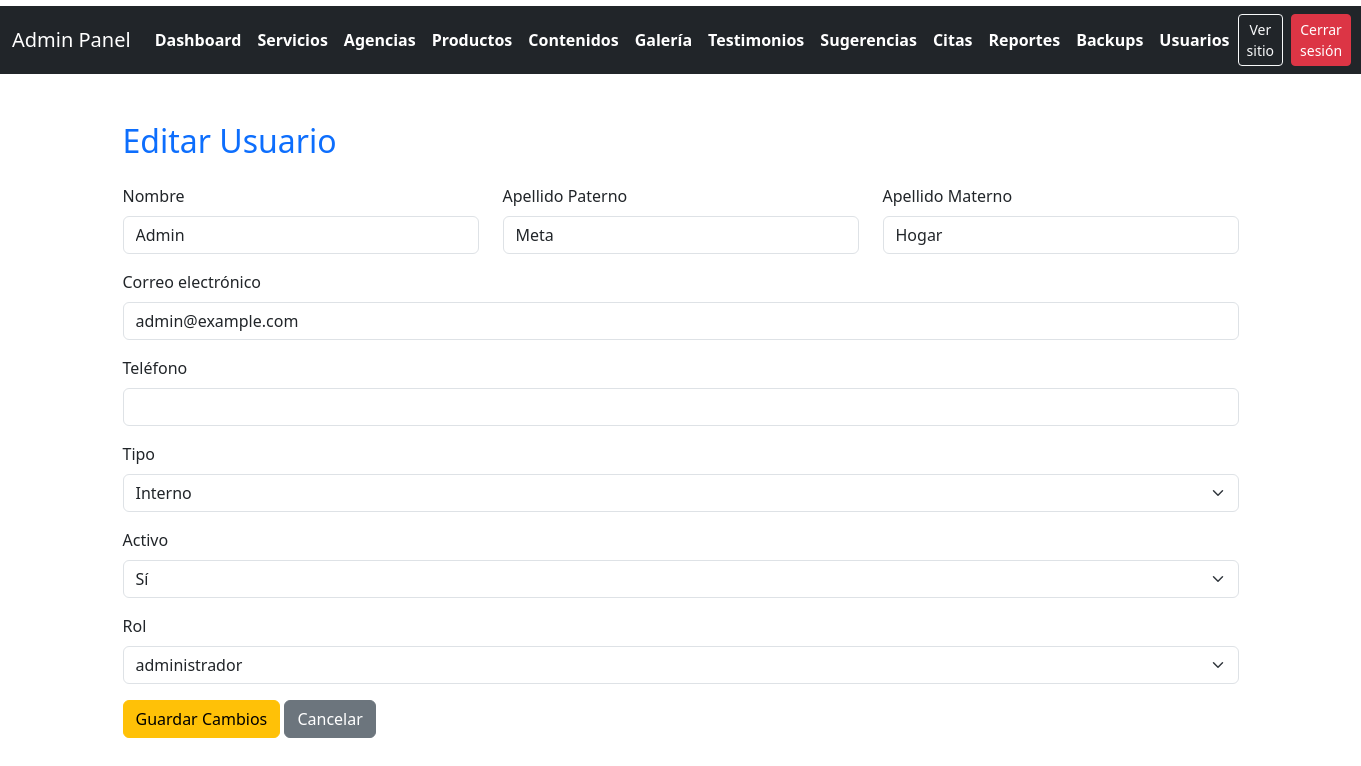
The page /public/admin/usuario_editar.php?id=1 on the database its author committed.
### tables this page shows
CREATE TABLE `usuario` (
  `idUsuario` int(11) NOT NULL,
  `Nombre` varchar(60) NOT NULL,
  `ApellidoP` varchar(60) NOT NULL,
  `ApellidoM` varchar(60) NOT NULL,
  `Email` varchar(100) NOT NULL,
  `PasswordHash` varchar(255) NOT NULL,
  `Telefono` varchar(25) NOT NULL,
  `FechaRegistro` datetime NOT NULL DEFAULT current_timestamp(),
  `Activo` tinyint(1) NOT NULL DEFAULT 1,
  `Tipo` varchar(45) NOT NULL,
  `FechaActualizacion` datetime DEFAULT NULL,
  `IntentosFallidos` int(11) NOT NULL DEFAULT 0,
  `BloqueadoHasta` datetime DEFAULT NULL,
  `PasswordResetToken` varchar(64) DEFAULT NULL,
  `PasswordResetExpires` datetime DEFAULT NULL
);

CREATE TABLE `usuariorol` (
  `idUsuarioRol` int(11) NOT NULL,
  `Usuario_idUsuario` int(11) NOT NULL,
  `Rol_idRol` int(11) NOT NULL
);

CREATE TABLE `rol` (
  `idRol` int(11) NOT NULL,
  `Nombre` varchar(45) NOT NULL,
  `Descripcion` varchar(255) NOT NULL
);

### public/admin/usuario_editar.php (the view, shortened to what this page needs)
<?php
require_once '../../app/config/db.php';
$id = $_GET['id'] ?? null;
$stmt = $pdo->prepare('SELECT * FROM Usuario WHERE idUsuario = ?');
$stmt->execute([$id]);
$usuario = $stmt->fetch();
$stmt2 = $pdo->prepare('SELECT Rol_idRol FROM UsuarioRol WHERE Usuario_idUsuario = ?');
$stmt2->execute([$id]);
$rolActual = $stmt2->fetchColumn();
$roles = $pdo->query('SELECT * FROM Rol')->fetchAll();
?>
<!DOCTYPE html>
<html lang="es">
<head>
    <link rel="stylesheet" href="../assets/css/style.css">
    <link href="https://cdn.jsdelivr.net/npm/bootstrap@5.3.2/dist/css/bootstrap.min.css" rel="stylesheet">
</head>
<body>
<?php include __DIR__ . '/partials/admin_nav.php'; ?>
    <div class="container py-5">
        <h2 class="text-primary mb-4">Editar Usuario</h2>
        <form method="POST" action="../../app/controllers/UserController.php">
            <div class="row mb-3">
                <div class="col-md-4">
                    <label class="form-label">Nombre</label>
                    <input type="text" name="nombre" class="form-control" value="<?= $usuario['Nombre'] ?>" required>
                </div>
                <div class="col-md-4">
                    <label class="form-label">Apellido Paterno</label>
                    <input type="text" name="apellidop" class="form-control" value="<?= $usuario['ApellidoP'] ?>" required>
                </div>
                <div class="col-md-4">
                    <label class="form-label">Apellido Materno</label>
                    <input type="text" name="apellidom" class="form-control" value="<?= $usuario['ApellidoM'] ?>">
                </div>
            </div>
            <div class="mb-3">
                <label class="form-label">Correo electrónico</label>
                <input type="email" name="email" class="form-control" value="<?= $usuario['Email'] ?>" required>
            </div>
            <div class="mb-3">
                <label class="form-label">Teléfono</label>
                <input type="text" name="telefono" class="form-control" value="<?= $usuario['Telefono'] ?>">
            </div>
            <div class="mb-3">
                <label class="form-label">Tipo</label>
                <select name="tipo" class="form-select">
                    <option value="interno" <?= $usuario['Tipo'] == 'interno' ? 'selected' : '' ?>>Interno</option>
                </select>
            </div>
            <div class="mb-3">
                <label class="form-label">Activo</label>
                <select name="activo" class="form-select">
                    <option value="1" <?= $usuario['Activo'] ? 'selected' : '' ?>>Sí</option>
                </select>
            </div>
            <div class="mb-3">
                <label class="form-label">Rol</label>
                <select name="rol" class="form-select" required>
                    <?php foreach ($roles as $rol): ?>
                        <option value="<?= $rol['idRol'] ?>" <?= $rolActual == $rol['idRol'] ? 'selected' : '' ?>><?= $rol['Nombre'] ?></option>
                    <?php endforeach; ?>
                </select>
            </div>
            <button type="submit" name="editar" class="btn btn-warning">Guardar Cambios</button>
            <a href="usuarios.php" class="btn btn-secondary">Cancelar</a>
        </form>
    </div>
</body>
</html>

### public/assets/css/style.css (style rules this page uses)
body { font-family: 'Segoe UI', Arial, sans-serif; background-color: #f8f9fa; color: #333; }
h1, h2, h3, h4 { font-weight: 700; }
.text-primary { color: #007bff !important; }
:root { --red: #e60000; --purple: #7b2ad1; --yellow: #fff176; --title-yellow: #ffe56b; --nav-height: 110px; --font-sans: "Helvetica Neue", Arial, Helvetica, sans-serif; }
* { box-sizing: border-box; }
body { margin: 0; font-family: var(--font-sans); background: #fff; }

### rows shown on the page
usuario: nombre "Admin", apellidop "Meta", apellidom "Hogar", email "admin@example.com", tipo "Interno", activo "Sí"
usuariorol: rol "administrador"
